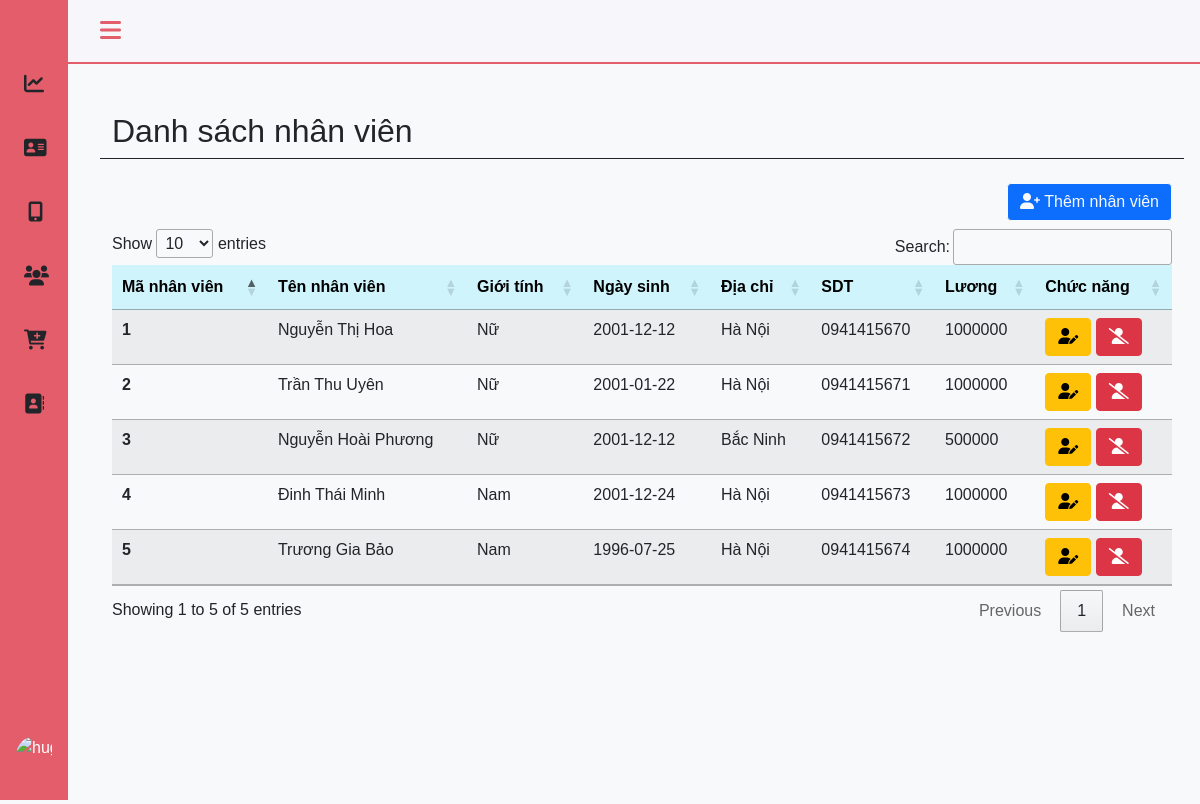
The app's page /admin/nhanvien.php (signed in) with its own data.
### tables this page shows
CREATE TABLE `nhanvien` (
  `MANV` int(11) NOT NULL,
  `TENNV` varchar(50) DEFAULT NULL,
  `GIOITINH` bit(1) DEFAULT NULL,
  `NGAYSINH` date DEFAULT NULL,
  `DIACHINV` varchar(50) DEFAULT NULL,
  `SDTNV` text DEFAULT NULL,
  `LUONG` float DEFAULT NULL
);

### admin/nhanvien.php (the view, shortened to what this page needs)
<?php
include 'headerad.php';
?>
<main>
    <div class="height-100 bg-light">
        <div class="col py-3  ">
            <div class="container-fluid ">
                <div class="row mt-3 pt-3 border-bottom border-dark">
                    <div class="col-md-6">
                        <h2>Danh sách nhân viên</h2>
                    </div>
                </div>
            </div>
            <div class="container-fluid py-3" style="width:100% ; overflow: auto; height: auto;">
                <div class="row">
                    <div class="py-2">
                        <button type="button" class="btn btn-primary btn-md btn-outline-light float-end" data-bs-toggle="modal" data-bs-target="#exampleModal">
                            <i class="fas fa-user-plus"></i> Thêm nhân viên
                        </button>
                    </div>
                </div>
                <table class="table table-hover table-striped" id="example">
                    <thead>
                        <tr class="table-info">
                            <th scope="col">Mã nhân viên</th>
                            <th scope="col">Tên nhân viên</th>
                            <th scope="col">Giới tính</th>
                            <th scope="col">Ngày sinh</th>
                            <th scope="col">Địa chỉ</th>
                            <th scope="col">SDT</th>
                            <th scope="col">Lương</th>
                            <th scope="col">Chức năng</th>
                        </tr>
                    </thead>
                    <tbody>
                        <?php
                        include 'config.php';
                        $sql = "SELECT `MANV`, `TENNV`, `GIOITINH`, `NGAYSINH`, `DIACHINV`, `SDTNV`, `LUONG` FROM `nhanvien`";
                        $result = mysqli_query($conn, $sql);
                        if (mysqli_num_rows($result) > 0) {
                            while ($row = mysqli_fetch_assoc($result)) {
                        ?>
                                <tr>
                                    <th scope="row"><?php echo $row['MANV']; ?> </th>
                                    <td><?php echo $row['TENNV']; ?></td>
                                    <td><?php if( $row['GIOITINH'] == 1) echo "Nam";else echo "Nữ" ?></td>
                                    <td><?php echo $row['NGAYSINH']; ?></td>
                                    <td><?php echo $row['DIACHINV']; ?></td>
                                    <td><?php echo $row['SDTNV']; ?></td>
                                    <td><?php echo $row['LUONG']; ?></td>
                                    <td>
                                        <a class="btn btn-warning" href="edit-teacher.php?id=<?php echo  $row['MANV'] ?>"><i class="fas fa-user-edit"></i></a>
                                        <a type="submit" class="btn btn-danger btn-mydel" href="edit-teacher.php?id=<?php echo  $row['MANV'] ?>"><i class="fas fa-user-slash"></i></a>
                                    </td>
                                </tr>
                        <?php
                            }
                        }
                        ?>
                    </tbody>
                </table>
            </div>
        </div>
    </div>
</main>
<?php
include 'footerad.php';
?>

### asset/css/style.css (style rules this page uses)
* { padding: 0; margin: 0; box-sizing: border-box; }
:root { --header-height: 3rem; --nav-width: 68px; --first-color: #4723D9; --first-color-light: #AFA5D9; --white-color: #F7F6FB; --body-font: 'Nunito', sans-serif; --normal-font-size: 1rem; --z-fixed: 100 }
body { position: relative; margin: var(--header-height) 0 0 0; padding: 0 1rem; font-family: var(--body-font); font-size: var(--normal-font-size); transition: .5s }
a { text-decoration: none }
.height-100 { height: 100vh }
@media screen and (min-width: 768px) { body { margin: calc(var(--header-height) + 1rem) 0 0 0; padding-left: calc(var(--nav-width) + 2rem) } }

### records on screen
nhanvien: MANV "1", TENNV "Nguyễn Thị Hoa", GIOITINH "Nữ", NGAYSINH "2001-12-12", DIACHINV "Hà Nội", SDTNV "0941415670", LUONG "1000000"
nhanvien: MANV "2", TENNV "Trần Thu Uyên", GIOITINH "Nữ", NGAYSINH "2001-01-22", DIACHINV "Hà Nội", SDTNV "0941415671", LUONG "1000000"
nhanvien: MANV "3", TENNV "Nguyễn Hoài Phương", GIOITINH "Nữ", NGAYSINH "2001-12-12", DIACHINV "Bắc Ninh", SDTNV "0941415672", LUONG "500000"
nhanvien: MANV "4", TENNV "Đinh Thái Minh", GIOITINH "Nam", NGAYSINH "2001-12-24", DIACHINV "Hà Nội", SDTNV "0941415673", LUONG "1000000"
nhanvien: MANV "5", TENNV "Trương Gia Bảo", GIOITINH "Nam", NGAYSINH "1996-07-25", DIACHINV "Hà Nội", SDTNV "0941415674", LUONG "1000000"
